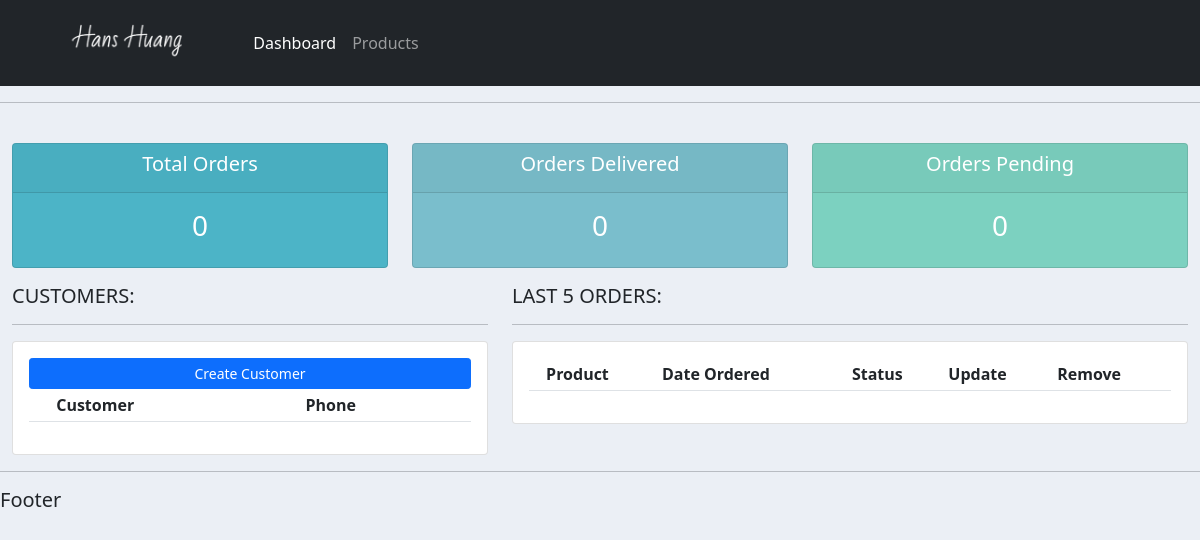
The app's page /, older data.
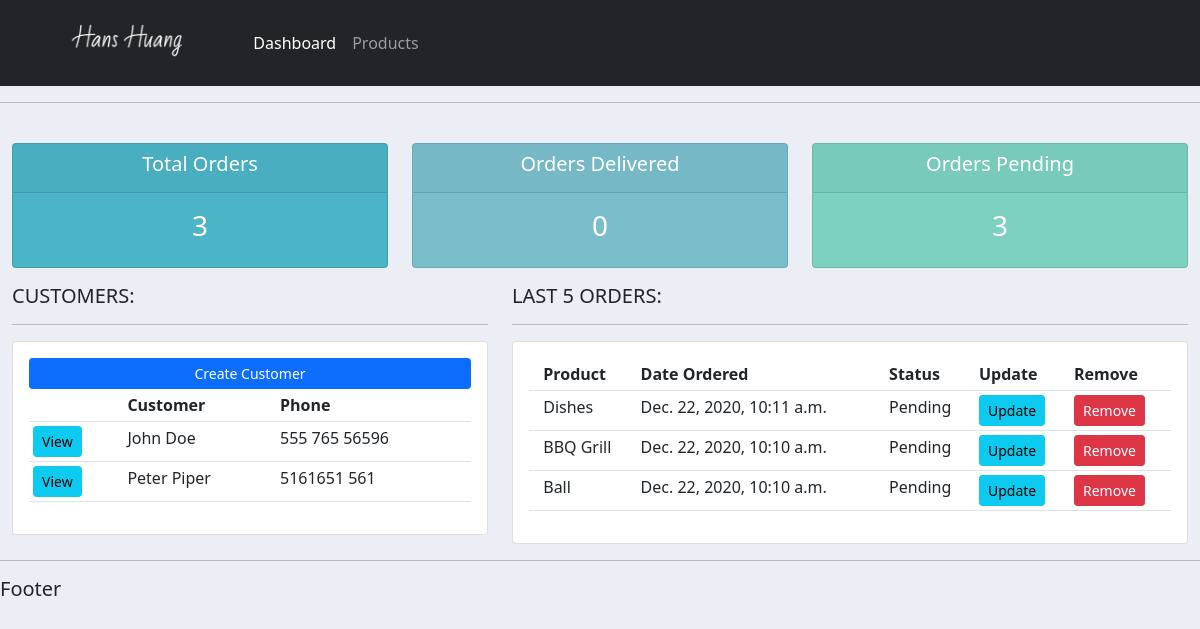
The same page, newer data.
### accounts/models.py (models this page shows, shortened)
class Customer(models.Model):
    name = models.CharField(max_length=200, null=True)
    phone = models.CharField(max_length=200, null=True)
    email = models.CharField(max_length=200, null=True)
    date_created = models.DateTimeField(auto_now_add=True, null=True)

class Order(models.Model):
    STATUS = (
        ('Pending', 'Pending'),
        ('Out for delivery', 'Out for delivery'),
        ('Delivered', 'Delivered'),
    )
    customer = models.ForeignKey(Customer, null=True, on_delete=models.SET_NULL)
    product = models.ForeignKey(Product, null=True, on_delete=models.SET_NULL)
    date_created = models.DateTimeField(auto_now_add=True, null=True)
    status = models.CharField(max_length=200, null=True, choices=STATUS)

class Product(models.Model):
    CATEGORY = (
        ('Indoor', 'Indoor'),
        ('Out Door', 'Out Door'),
    )
    name = models.CharField(max_length=200, null=True)
    price = models.FloatField(null=True)
    category = models.CharField(max_length=200, null=True, choices=CATEGORY)
    description = models.CharField(max_length=200, null=True, blank=True)
    date_created = models.DateTimeField(auto_now_add=True, null=True)
    tags = models.ManyToManyField(Tag)
    def __str__(self):
        return self.name

### accounts/views.py (the view)
# urls.py: path('', views.home, name='home'),
def home(request):
    orders = Order.objects.all().order_by('-date_created')
    customers = Customer.objects.all()
    total_orders = orders.count()
    delivered = orders.filter(status='Delivered').count()
    pending = orders.filter(status='Pending').count()
    context = {
        'orders': orders,
        'customers': customers,
        'total_orders': total_orders,
        'delivered': delivered,
        'pending': pending,
    }
    return render(request, 'accounts/dashboard.html', context)

### accounts/templates/accounts/dashboard.html (shortened to what this page needs)
{% extends 'base.html' %}
{% block content %}
    {% include 'accounts/status.html' %}
    <div class="row">
        <div class="col-md-5">
            <h5>CUSTOMERS:</h5>
            <hr>
            <div class="card card-body">
                <div class="d-grid gap-1">
                    <a href="" class="btn btn-primary btn-sm" type="button">Create Customer</a>
                </div>
                <table class="table table-sm">
                    <tr>
                        <th></th>
                        <th scope="col">Customer</th>
                        <th scope="col">Phone</th>
                    </tr>
                    {% for customer in customers %}
                        <tr>
                            <td><a class="btn btn-sm btn-info" href="{% url 'customer' customer.pk %}">View</a></td>
                            <td>{{ customer.name }}</td>
                            <td>{{ customer.phone }}</td>
                        </tr>
                    {% endfor %}
                </table>
            </div>
        </div>
        <div class="col-md-7">
            <h5>LAST 5 ORDERS:</h5>
            <hr>
            <div class="card card-body">
                <table class="table table-sm">
                    <tr>
                        <th></th>
                        <th scope="col">Product</th>
                        <th scope="col">Date Ordered</th>
                        <th scope="col">Status</th>
                        <th scope="col">Update</th>
                        <th scope="col">Remove</th>
                    </tr>
                    {% for order in orders %}
                        <tr>
                            <td></td>
                            <td>{{ order.product }}</td>
                            <td>{{ order.date_created }}</td>
                            <td>{{ order.status }}</td>
                            <td><a href="{% url 'update_order' order.pk %}" class="btn btn-sm btn-info">Update</a> </td>
                            <td><a href="{% url 'delete_order' order.pk %}" class="btn btn-sm btn-danger">Remove</a> </td>
                        </tr>
                    {% endfor %}
                </table>
            </div>
        </div>
    </div>
{% endblock %}

Row changes from the older to the newer data that the page shows:
added Customer: name "John Doe", phone "555 765 56596"
added Customer: name "Peter Piper", phone "5161651 561"
added Order: product "Dishes", date_created "Dec. 22, 2020, 10:11 a.m.", status "Pending"
added Order: product "BBQ Grill", date_created "Dec. 22, 2020, 10:10 a.m.", status "Pending"
added Order: product "Ball", date_created "Dec. 22, 2020, 10:10 a.m.", status "Pending"
Text that changed along with them:
{{ total_orders }}: "0" → "3"
{{ pending }}: "0" → "3"
